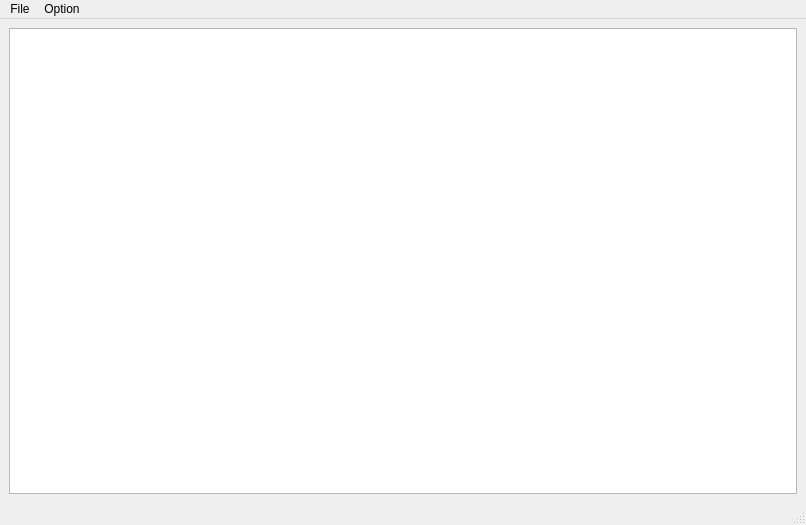
<?xml version="1.0" encoding="UTF-8"?>
<ui version="4.0">
 <class>MainWindow</class>
 <widget class="QMainWindow" name="MainWindow">
  <property name="geometry">
   <rect>
    <x>0</x>
    <y>0</y>
    <width>806</width>
    <height>525</height>
   </rect>
  </property>
  <property name="windowTitle">
   <string>Notepad--</string>
  </property>
  <widget class="QWidget" name="centralwidget">
   <layout class="QGridLayout" name="gridLayout">
    <item row="0" column="0">
     <widget class="QPlainTextEdit" name="plainTextEdit">
      <property name="lineWrapMode">
       <enum>QPlainTextEdit::NoWrap</enum>
      </property>
     </widget>
    </item>
   </layout>
  </widget>
  <widget class="QStatusBar" name="statusbar"/>
  <widget class="QMenuBar" name="menubar">
   <property name="geometry">
    <rect>
     <x>0</x>
     <y>0</y>
     <width>806</width>
     <height>21</height>
    </rect>
   </property>
   <widget class="QMenu" name="menuFile">
    <property name="title">
     <string>File</string>
    </property>
    <addaction name="actionOpen"/>
    <addaction name="actionSave"/>
    <addaction name="actionClose"/>
   </widget>
   <widget class="QMenu" name="menuOption">
    <property name="title">
     <string>Option</string>
    </property>
    <addaction name="actiongetfontsize"/>
    <addaction name="actionFont_Type"/>
    <addaction name="separator"/>
    <addaction name="actionLine_Wrap_Mode"/>
   </widget>
   <addaction name="menuFile"/>
   <addaction name="menuOption"/>
  </widget>
  <action name="actionOpen">
   <property name="text">
    <string>Open</string>
   </property>
  </action>
  <action name="actionSave">
   <property name="text">
    <string>Save</string>
   </property>
  </action>
  <action name="actionClose">
   <property name="text">
    <string>Close</string>
   </property>
  </action>
  <action name="action12">
   <property name="text">
    <string>12</string>
   </property>
  </action>
  <action name="action24">
   <property name="text">
    <string>24</string>
   </property>
  </action>
  <action name="action36">
   <property name="text">
    <string>36</string>
   </property>
  </action>
  <action name="actionfont2">
   <property name="text">
    <string>font2</string>
   </property>
  </action>
  <action name="action8">
   <property name="text">
    <string>8</string>
   </property>
  </action>
  <action name="action10pt">
   <property name="text">
    <string>10pt</string>
   </property>
  </action>
  <action name="action12pt">
   <property name="text">
    <string>12pt</string>
   </property>
  </action>
  <action name="action16pt">
   <property name="text">
    <string>16pt</string>
   </property>
  </action>
  <action name="action24pt">
   <property name="text">
    <string>24pt</string>
   </property>
  </action>
  <action name="actiongetfontsize">
   <property name="text">
    <string>Font Size</string>
   </property>
  </action>
  <action name="actionFont_Type">
   <property name="text">
    <string>Font Type</string>
   </property>
  </action>
  <action name="actionLine_Wrap_Mode">
   <property name="text">
    <string>Line Wrap Mode </string>
   </property>
  </action>
  <action name="actionasd">
   <property name="text">
    <string>asd</string>
   </property>
  </action>
 </widget>
 <resources/>
 <connections/>
</ui>
